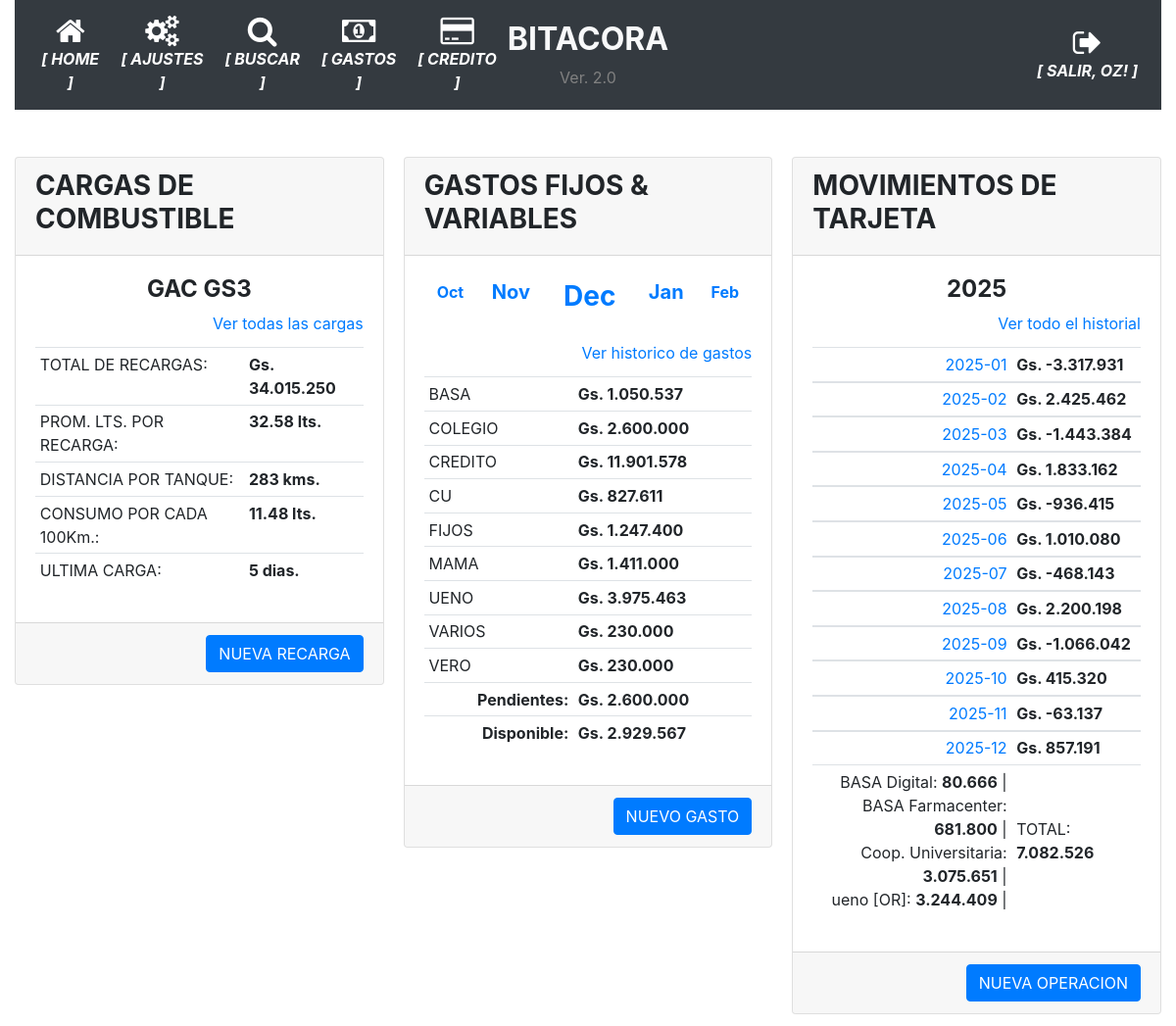
The app's page /index (signed in) with its own data.
### app/models.py (models this page shows, shortened)
class User(UserMixin, db.Model):
    id = db.Column(db.Integer, primary_key=True)
    username = db.Column(db.String(64), index=True, unique=True)
    email = db.Column(db.String(120), index=True, unique=True)
    password_hash = db.Column(db.String(128))
    perfil = db.Column(db.String(128))

class AgrupadorGastos(db.Model):
    __tablename__='agrupador_gastos'
    id = db.Column(db.Integer, primary_key=True)
    agrupador = db.Column(db.String(100), nullable=False)

class Tarjetas(db.Model):
    __tablename__='tarjetas'
    id = db.Column(db.Integer, primary_key=True)
    banco = db.Column(db.String(100), nullable=False)
    numero = db.Column(db.String(100), nullable=False)
    vencimiento = db.Column(db.String(10), nullable=False)
    estado = db.Column(db.Boolean, server_default=u'False')

### app/routes.py (the view)
@app.route('/')
@app.route('/index', methods=['GET', 'POST'])
@login_required
def index():
    form = FormularioCombustible()
    cargas = Cargas.query.all()
    anno = datetime.now().strftime("%Y")
    fechas_referencia = {'mes_anterior_2':datetime.now()-relativedelta(months=2), 'mes_anterior':datetime.now()-relativedelta(months=1), 'fecha_actual':datetime.now(),  'mes_siguiente':datetime.now()+relativedelta(months=1), 'mes_siguiente_2':datetime.now()+relativedelta(months=2)}
    referencias_principales = referencias_vehiculo(cargas)
    balance_movimientos, balance_mensual = balance_cuenta()
    gastos = db.session.query(AgrupadorGastos.agrupador.label('acreedor'), func.sum(GastosFijos.monto).label('total')).join(AgrupadorGastos).group_by(AgrupadorGastos.agrupador).filter(func.strftime("%Y-%m", GastosFijos.fecha_pagar)==fechas_referencia['fecha_actual'].strftime('%Y-%m')).all()
    credito, pendientes, pagadas = calcular_disponibilidad(fechas_referencia['fecha_actual'].strftime('%Y-%m'))
    disponibilidad = credito - pagadas
    balance=balances_tarjetas()
    id_tarjeta = db.session.query(Tarjetas.banco).filter(Tarjetas.estado==True).first()
    return render_template('home.html',  form=form, **referencias_principales, movimientos=balance_mensual, anno=anno, fechas_referencia=fechas_referencia, balance_movimientos=balance_movimientos, gastos=gastos, total_gasto=pendientes, disponibilidad=disponibilidad, balance=balance, id_tarjeta=id_tarjeta[0]) #usar ** permite que se manipule la variable directamente en el DOM

### app/models.py (called while the page is built)
@login.user_loader
def load_user(id):
    return User.query.get(int(id))

### app/utilitarios.py (called while the page is built)
def balances_tarjetas():
    saldos=[]
    for tarjeta in dbmodel.session.query(Tarjetas).filter(Tarjetas.estado==True).all():
        compras, pagos, descuentos, intereses = balance_puntual_tarjeta(tarjeta.id)
        saldos.append({'banco': tarjeta.banco, 'compras': compras, 'pagos': pagos, 'descuentos': descuentos, 'balance': compras-pagos-descuentos})
    return saldos

### app/templates/home.html (shortened to what this page needs)
{% extends "base.html" %}
{% block main %}
<form action="{{ url_for('nueva_recarga') }}" method="post">
    <br>
    <div class="card-columns">
        <div class="card">
            <div class="card-header">
                <h3><strong>CARGAS DE COMBUSTIBLE</strong></h3>
            </div>
            <div class="card-body">
                <div class="card-title">
                    <h4 class="card-text text-center"><strong>{{ vehiculo }}</strong></h4>
                    <div class="card-text text-right">
                        <a href="{{ url_for('recargas') }}" class="card-link">Ver todas las cargas</a>
                    </div>
                </div>
                <div>
                    <table class="table table-sm">
                        <tr><td>TOTAL DE RECARGAS:</td><td><strong>{{ "Gs. {:,.0f}".format(suma_total_cargas).replace(",", ".") }}</strong></td></tr>
                        <tr><td>PROM. LTS. POR RECARGA:</td><td><strong>{{ '%0.2f'|format(promedio_litros_por_recarga|float) }} lts.</strong></td></tr>
                        <tr><td>DISTANCIA POR TANQUE:</td><td><strong>{{ promedio_recorrido_por_tanque }} kms.</strong></td></tr>
                        <tr><td>CONSUMO POR CADA 100Km.:</td><td><strong>{{ '%0.2f'|format(consumo_por_100km|float) }} lts.</strong></td></tr>
                        <tr><td>ULTIMA CARGA:</td><td><strong>{{ promedio_dias_carga }} dias.</strong></td></tr>
                    </table>
                </div>
            </div>
            <div class="card-footer text-muted text-right">
                <a href="{{ url_for('nueva_recarga') }}" class="btn btn-primary">NUEVA RECARGA</a>
            </div>
        </div>
        <div class="card">
            <div class="card-header">
                <h3><strong>GASTOS FIJOS & VARIABLES</strong></h3>
            </div>
            <div class="card-body">
                <div class="card-title text-center">
                    <table class="table table-sm table-borderless">
                        <td><a href="{{ url_for('historico_gastos_detalle', periodo=fechas_referencia.mes_anterior_2.strftime('%Y-%m')) }}" class="card-link"><strong>{{ fechas_referencia.mes_anterior_2.strftime('%b') }}</strong></a></td>
                        <td><a href="{{ url_for('historico_gastos_detalle', periodo=fechas_referencia.mes_anterior.strftime('%Y-%m')) }}" class="card-link"><h5><strong>{{ fechas_referencia.mes_anterior.strftime('%b') }}</strong></a></h5></td>
                        <td><a href="{{ url_for('historico_gastos_detalle', periodo=fechas_referencia.fecha_actual.strftime('%Y-%m')) }}" class="card-link"><h3><strong>{{ fechas_referencia.fecha_actual.strftime('%b') }}</strong></h3></a></td>
                        <td><a href="{{ url_for('historico_gastos_detalle', periodo=fechas_referencia.mes_siguiente.strftime('%Y-%m')) }}" class="card-link"><h5><strong>{{ fechas_referencia.mes_siguiente.strftime('%b') }}</strong></a></h5></td>
                        <td><a href="{{ url_for('historico_gastos_detalle', periodo=fechas_referencia.mes_siguiente_2.strftime('%Y-%m')) }}" class="card-link"><strong>{{ fechas_referencia.mes_siguiente_2.strftime('%b') }}</strong></a></td>
                    </table>
                    <div class="card-text text-right">
                        <a href="{{ url_for('historico_gastos') }}" class="card-link">Ver historico de gastos</a>
                    </div>
                </div>
                <div>
                    <table class="table table-sm">
                        <tbody>
                        {% for gasto in gastos %}
                            <tr>
                                <td>{{ gasto.acreedor }}</td>
                                <td><strong>{{ "Gs. {:,.0f}".format(gasto.total).replace(",", ".") }}</strong></td>
                            </tr>
                        {% endfor %}
                        </tbody>
                        <tfoot>
                            <tr>
                                <td class="card-text text-right"><strong>Pendientes:</strong></td>
                                <td><strong>{{ "Gs. {:,.0f}".format(total_gasto).replace(",", ".") }}</strong></td>
                            </tr>
                            <tr>
                                <td class="card-text text-right"><strong>Disponible:</strong></td>
                                <td><strong>{{ "Gs. {:,.0f}".format(disponibilidad).replace(",", ".") }}</strong></td>
                            </tr>
                        </tfoot>
                    </table>
                </div>
            </div>
            <div class="card-footer text-muted text-right">
                <a href="{{ url_for('nuevo_gasto') }}" class="btn btn-primary">NUEVO GASTO</a>
            </div>
        </div>
        <div class="card">
            <div class="card-header">
                <h3><strong>MOVIMIENTOS DE TARJETA</strong></h3>
            </div>
            <div class="card-body">
                <div class="card-title">
                    <h4 class="card-text text-center"><strong>{{ fechas_referencia.fecha_actual.strftime('%Y') }}</strong></h4>
                    <div class="card-text text-right">
                        <a href="{{ url_for('historial_operacion') }}" class="card-link">Ver todo el historial</a>
                    </div>
                </div>
                <div>
                    <table class="table table-sm">
                        {% for movimiento in movimientos %}
                        <tbody>
                            <tr>
                                <td class="card-text text-right"><a href="{{ url_for('movimientos_mes', mes=movimiento[0]) }}">{{ movimiento[0] }}</a></td>
                                <td><strong>{{ "Gs. {:,.0f}".format(movimiento[1]).replace(",", ".") }}</strong></td>
                            </tr>
                        </tbody>
                        {% endfor %}
                        <tfoot>
                            <tr>
                                <td>
                                    {% for item in balance | sort(attribute='banco')%}
                                    <div class="card-text text-right">{{ item.banco }}: <strong>{{ "{:,.0f}".format(item.balance|int).replace(",", ".") }}</strong> | </div>
                                    {% endfor %}
                                </td>
                                <td>
                                    <br><br><div>TOTAL: <strong>{{ "{:,.0f}".format(balance_movimientos|int).replace(",", ".") }}</strong></div>
                                </td>
                            </tr>
                        </tfoot>
                    </table>
                </div>
            </div>
            <div class="card-footer text-muted text-right">
                <a href="{{ url_for('nueva_operacion', tarjeta=id_tarjeta) }}" class="btn btn-primary">NUEVA OPERACION</a>
            </div>
        </div>
    </div>
{% endblock %}

### app/templates/base.html (shortened to what this page needs)
<!doctype html>
<html lang="en">
  <head>
    <link rel="stylesheet" href="https://stackpath.bootstrapcdn.com/bootstrap/4.5.0/css/bootstrap.min.css"></link>
    <link rel="stylesheet" href="https://maxcdn.bootstrapcdn.com/font-awesome/4.4.0/css/font-awesome.min.css"></link>
  </head>
  <body>
    <div class="container-fluid">
      <nav class="navbar navbar-expand-md navbar-dark bg-dark">
        <div class="navbar-collapse collapse w-100 order-1 order-md-0 dual-collapse2">
            <ul class="navbar-nav mr-auto text-center">
              <li class="nav-item active">
                <a href="{{ url_for('index') }}" class="nav-link d-flex flex-column">
                <i class="fa fa-home fa-2x"></i>
                <span class="d-none d-sm-inline"><i><strong>[ HOME ]</strong></i></span></a>
              </li>
              <li class="nav-item active">
                <a href="{{ url_for('parametrico') }}" class="nav-link d-flex flex-column">
                <i class="fa fa-cogs fa-2x"></i>
                <span class="d-none d-sm-inline"><i><strong>[ AJUSTES ]</strong></i></span></a>
              </li>
              <li class="nav-item active">
                <a href="{{ url_for('busqueda') }}" class="nav-link d-flex flex-column">
                <i class="fa fa-search fa-2x"></i>
                <span class="d-none d-sm-inline"><i><strong>[ BUSCAR ]</strong></i></span></a>
              </li>
              <li class="nav-item active">
                <a href="{{ url_for('historico_gastos_detalle', periodo='') }}" class="nav-link d-flex flex-column">
                <i class="fa fa-money fa-2x"></i>
                <span class="d-none d-sm-inline"><i><strong>[ GASTOS ]</strong></i></span></a>
              </li>
              <li class="nav-item active">
                <a href="{{ url_for('movimientos_mes', mes='') }}" class="nav-link d-flex flex-column">
                <i class="fa fa-credit-card fa-2x"></i>
                <span class="d-none d-sm-inline"><i><strong>[ CREDITO ]</strong></i></span></a>
              </li>
            </ul>
        </div>
        <div class="mx-auto order-0 text-center">
            <h2 class="mx-auto text-light"><strong>BITACORA</strong></h2>
            <span style="color: grey">Ver. 2.0</span>
        </div>
        <div class="navbar-collapse collapse w-100 order-3 dual-collapse2">
            <ul class="navbar-nav ml-auto text-center">
              <li class="nav-item active">
                {% if current_user.is_anonymous %}
                  <a href="{{ url_for('logout') }}" class="nav-link d-flex flex-column">
                  <i class="fa fa-sign-in fa-2x"></i>
                  <span class="d-none d-sm-inline"><i><strong>[ ACCEDER ]</strong></i></span></a>
                {% else %}
                  <a href="{{ url_for('logout') }}" class="nav-link d-flex flex-column">
                  <i class="fa fa-sign-out fa-2x"></i>
                  <span class="d-none d-sm-inline"><i><strong>[ SALIR, {{ current_user.username | upper }}! ]</strong></i></span></a>
                {% endif %}
              </li>
            </ul>
        </div>
    </nav>
    <br>
      <div>
        {% block main %}{% endblock %}
      </div>
    </div>
  </body>
</html>

### records on screen
User: username "OZ"
AgrupadorGastos: acreedor "BASA", total "Gs. 1.050.537"
AgrupadorGastos: acreedor "COLEGIO", total "Gs. 2.600.000"
AgrupadorGastos: acreedor "CREDITO", total "Gs. 11.901.578"
AgrupadorGastos: acreedor "FIJOS", total "Gs. 1.247.400"
AgrupadorGastos: acreedor "MAMA", total "Gs. 1.411.000"
AgrupadorGastos: acreedor "UENO", total "Gs. 3.975.463"
AgrupadorGastos: acreedor "VARIOS", total "Gs. 230.000"
AgrupadorGastos: acreedor "VERO", total "Gs. 230.000"
Tarjetas: banco "BASA Digital", balance "80.666"
Tarjetas: banco "BASA Farmacenter", balance "681.800"
Tarjetas: banco "Coop. Universitaria", balance "3.075.651"
Tarjetas: banco "ueno [OR]", balance "3.244.409"

### other values on screen
{{ vehiculo }} "GAC GS3"
{{ "Gs. {:,.0f}".format(suma_total_cargas).replace(",", ".") }} "Gs. 34.015.250"
{{ '%0.2f'|format(promedio_litros_por_recarga|float) }} "32.58"
{{ promedio_recorrido_por_tanque }} "283"
{{ '%0.2f'|format(consumo_por_100km|float) }} "11.48"
{{ fechas_referencia.mes_anterior_2.strftime('%b') }} "Oct"
{{ fechas_referencia.mes_anterior.strftime('%b') }} "Nov"
{{ fechas_referencia.fecha_actual.strftime('%b') }} "Dec"
{{ fechas_referencia.mes_siguiente.strftime('%b') }} "Jan"
{{ fechas_referencia.mes_siguiente_2.strftime('%b') }} "Feb"
{{ gasto.acreedor }} "CU"
{{ "Gs. {:,.0f}".format(gasto.total).replace(",", ".") }} "Gs. 827.611"
{{ "Gs. {:,.0f}".format(total_gasto).replace(",", ".") }} "Gs. 2.600.000"
{{ "Gs. {:,.0f}".format(disponibilidad).replace(",", ".") }} "Gs. 2.929.567"
{{ fechas_referencia.fecha_actual.strftime('%Y') }} "2025"
